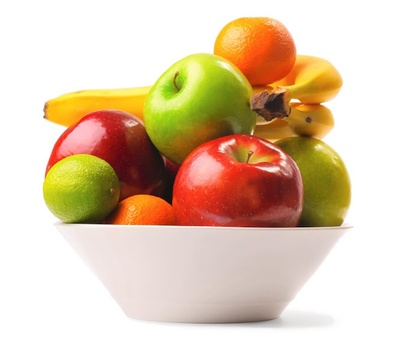
%> input picture image.jpg, 420 x 344 px, shrunk from 698 x 572 before the run
$ octave Q2_3.m   (GNU Octave 9; MATLAB toolbox functions it lacks are replaced by stand-ins)
%> lines starting %> are read from the running program, lines starting %| are printed output that depends on the picture; in (x1, y1, x2, y2) boxes, pixels count from 0 and x2, y2 are one past the last pixel; in counts of white or black regions, pixels touching at a corner belong together; the program's own positions count from 1
% Steps/Algorithm Details :
% 1. Convolution with Gaussian Filter Coefficient
% 2. Convolution with Canny Filter for Horizontal and Vertical orientation
% 3. Calculating directions using atan2
% 4. Adjusting to nearest 0, 45, 90, and 135 degree
% 5. Non-Maximum Suppression
% 6. Hystheresis Thresholding

clear all;
clc;
close all;
%Value for Thresholding
t_Low = 0.075;
t_High = 0.175;

%Gaussian Filter Coefficient
b = [2, 4, 5, 4, 2; 4, 9, 12, 9, 4;5, 12, 15, 12, 5;4, 9, 12, 9, 4;2, 4, 5, 4, 2 ];
b = 1/159.* b;
%Input image
img = imread ('image.jpg');
%> img is the input picture: size 344x420x3 uint8; mean R, G, B 224.3, 202, 176.9
subplot(2,2,1);imshow(img);title('original image');
img1 = rgb2gray(img);
img2 = double (img1);

canny(b,t_Low,t_High,img2);

function MyCanny=canny(B,T_Low,T_High,img2)
%> called with T_Low = 0.075, T_High = 0.175

%Convolution of image by Gaussian Coefficient
A=conv2(img2, B, 'same');
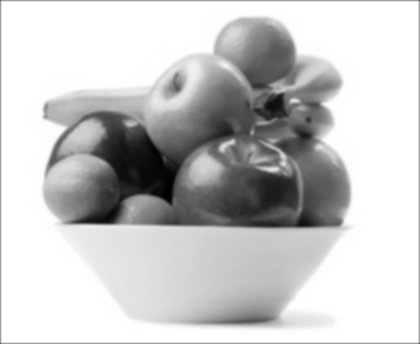
%> A: size 344x420 double; min 19.07, max 255, mean 204.6; drawn with min black and max white

%Filter for horizontal and vertical direction
KGx = [-1, 0, 1; -2, 0, 2; -1, 0, 1];
KGy = [1, 2, 1; 0, 0, 0; -1, -2, -1];

%Convolution by image by horizontal and vertical filter
Filtered_X = conv2(A, KGx, 'same');
Filtered_Y = conv2(A, KGy, 'same');
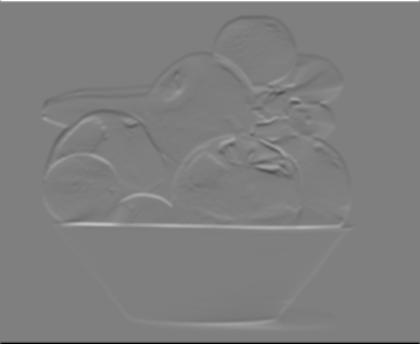
%> Filtered_Y: size 344x420 double; min -910.9, max 910.9, mean 0; mean of the top-left, top-right, bottom-left and bottom-right quarters 3, 4.1, -3, -4.1; drawn with min black and max white

%Calculate directions/orientations
DR = atan2 (Filtered_Y, Filtered_X);
DR = DR*180/pi;

pan=size(A,1);
%> pan = 344
leb=size(A,2);
%> leb = 420

%Adjustment for negative directions, making all directions positive
for i=1:pan
    for j=1:leb
        if (DR(i,j)<0)
            DR(i,j)=360+DR(i,j);
        end;
    end;
end;
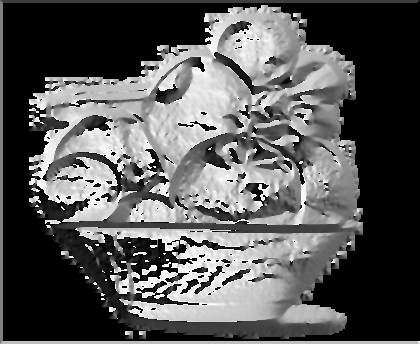
%> DR: size 344x420 double; min 0, max 360, mean 124.3; drawn with min black and max white

DR2=zeros(pan, leb);

%Adjusting directions to nearest 0, 45, 90, or 135 degree
for i = 1  : pan
    for j = 1 : leb
        if ((DR(i, j) >= 0 ) && (DR(i, j) < 22.5) || (DR(i, j) >= 157.5) && (DR(i, j) < 202.5) || (DR(i, j) >= 337.5) && (DR(i, j) <= 360))
            DR2(i, j) = 0;
        elseif ((DR(i, j) >= 22.5) && (DR(i, j) < 67.5) || (DR(i, j) >= 202.5) && (DR(i, j) < 247.5))
            DR2(i, j) = 45;
        elseif ((DR(i, j) >= 67.5 && DR(i, j) < 112.5) || (DR(i, j) >= 247.5 && DR(i, j) < 292.5))
            DR2(i, j) = 90;
        elseif ((DR(i, j) >= 112.5 && DR(i, j) < 157.5) || (DR(i, j) >= 292.5 && DR(i, j) < 337.5))
            DR2(i, j) = 135;
        end;
    end;
end;
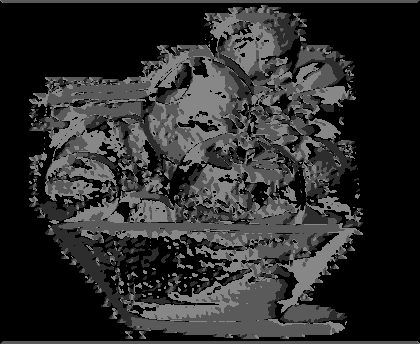
%> DR2: size 344x420 double; min 0, max 135, mean 44.9

% figure, imagesc(arah2); colorbar;

%Calculate magnitude
magnitude = (Filtered_X.^2) + (Filtered_Y.^2);
magnitude2 = sqrt(magnitude);

SP = zeros (pan, leb);

%Non-Maximum Supression
for i=2:pan-1
    for j=2:leb-1
        if (DR2(i,j)==0)
            SP(i,j) = (magnitude2(i,j) == max([magnitude2(i,j), magnitude2(i,j+1), magnitude2(i,j-1)]));
        elseif (DR2(i,j)==45)
            SP(i,j) = (magnitude2(i,j) == max([magnitude2(i,j), magnitude2(i+1,j-1), magnitude2(i-1,j+1)]));
        elseif (DR2(i,j)==90)
            SP(i,j) = (magnitude2(i,j) == max([magnitude2(i,j), magnitude2(i+1,j), magnitude2(i-1,j)]));
        elseif (DR2(i,j)==135)
            SP(i,j) = (magnitude2(i,j) == max([magnitude2(i,j), magnitude2(i+1,j+1), magnitude2(i-1,j-1)]));
        end;
    end;
end;
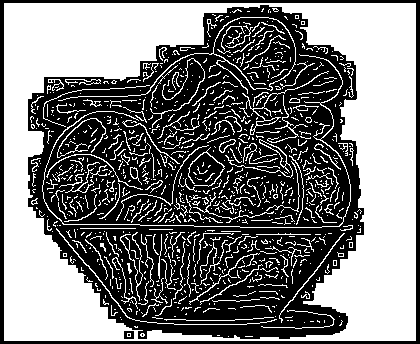
%> SP: size 344x420 double; values 0 (black) and 1 (white), 47.7% white; 980 white regions (798 under 20 px), largest, box (x1, y1, x2, y2) and area: (4, 3, 416, 341) 53815, (42, 54, 351, 228) 834, (58, 17, 296, 101) 593

SP = SP.*magnitude2;

subplot(2,2,2);imshow(DR2);title('Positive direction image');
subplot(2,2,3);imshow(SP);title('Non-max suprssion image');
%> after `imshow(SP)`:
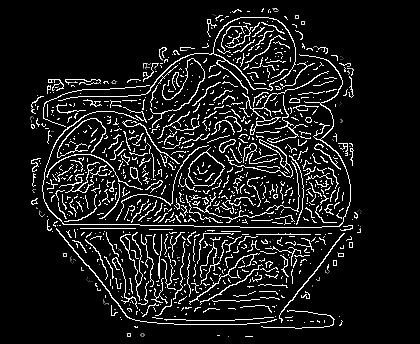
%> displayed picture: size 344x420, on the screen's scale of 0 to 255; min 0, max 255, mean 26.2

%Hysteresis Thresholding
T_Low = T_Low * max(max(SP));
%> T_Low = 35
T_High = T_High * max(max(SP));
%> T_High = 81.68

T_res = zeros (pan, leb);

for i = 1  : pan
    for j = 1 : leb
        if (SP(i, j) < T_Low)
            T_res(i, j) = 0;
        elseif (SP(i, j) > T_High)
            T_res(i, j) = 1;
        %Using 8-connected components
        elseif ( SP(i+1,j)>T_High || SP(i-1,j)>T_High || SP(i,j+1)>T_High || SP(i,j-1)>T_High || SP(i-1, j-1)>T_High || SP(i-1, j+1)>T_High || SP(i+1, j+1)>T_High || SP(i+1, j-1)>T_High)
            T_res(i,j) = 1;
        end;
    end;
end;
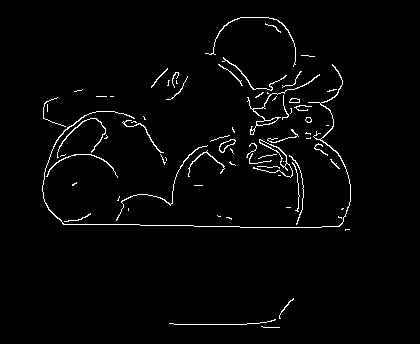
%> T_res: size 344x420 double; values 0 (black) and 1 (white), 2.3% white in thin lines or dots, all inside (x1, y1, x2, y2) = (42, 17, 351, 328)

final_image = uint8(T_res.*255);
%Show final edge detection result
subplot(2,2,4);imshow(final_image);title('Final image');

end

$ run again, with ryerson.jpg copied over image.jpg
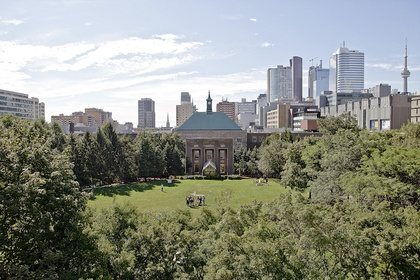
%> input picture ryerson.jpg, 420 x 280 px, shrunk from 720 x 480 before the run
%> img is the input picture: size 280x420x3 uint8; mean R, G, B 139.5, 142.8, 132.8
%> after the loop in canny, `for i=2:pan-1`:
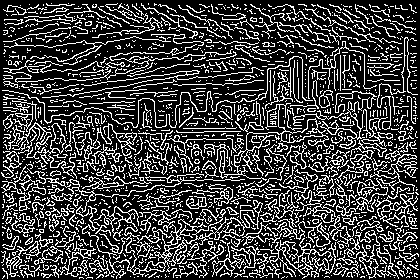
%> SP: size 280x420 double; values 0 (black) and 1 (white), 25.2% white in thin lines or dots
%> T_Low = 28.26
%> T_High = 65.93
%> after the loop in canny, `for i = 1  : pan`:
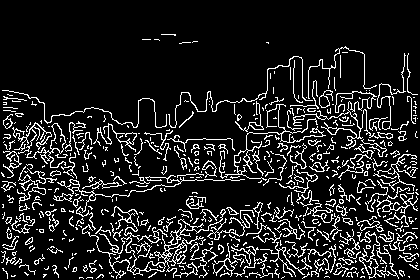
%> T_res: size 280x420 double; values 0 (black) and 1 (white), 12.7% white in thin lines or dots, all inside (x1, y1, x2, y2) = (1, 34, 419, 279)
